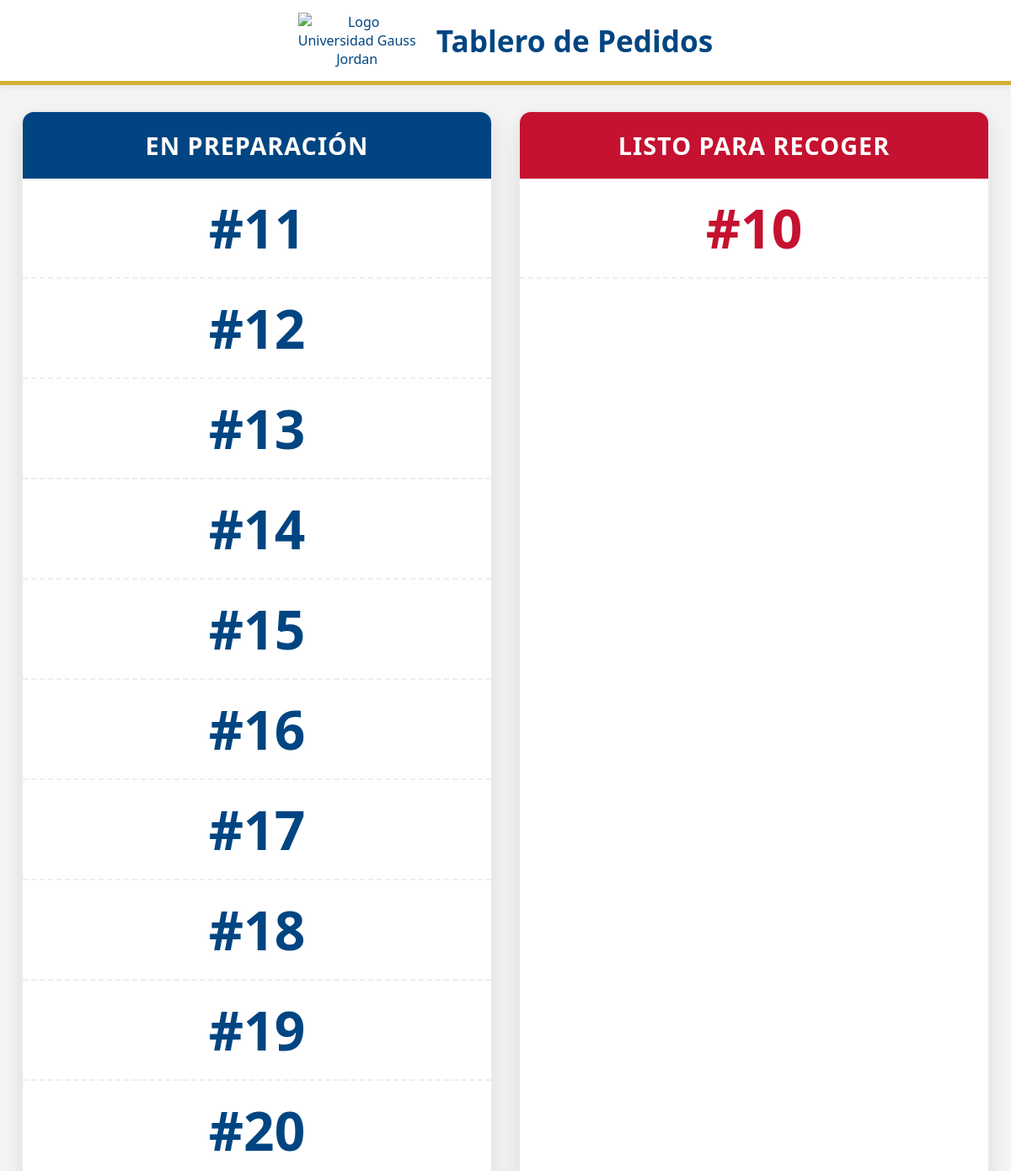
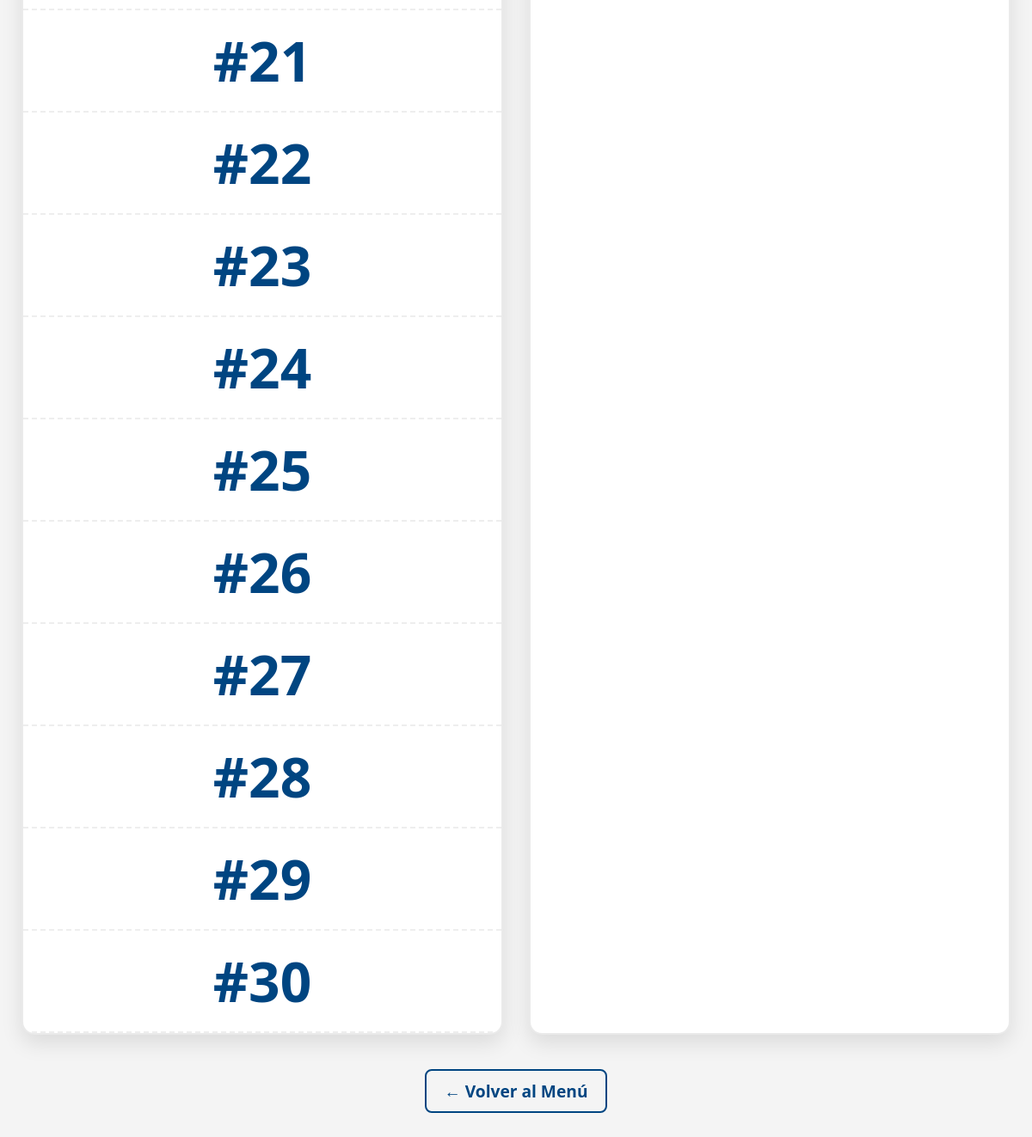
Page /pedidos on the earlier database version (2 pictures, top to bottom).
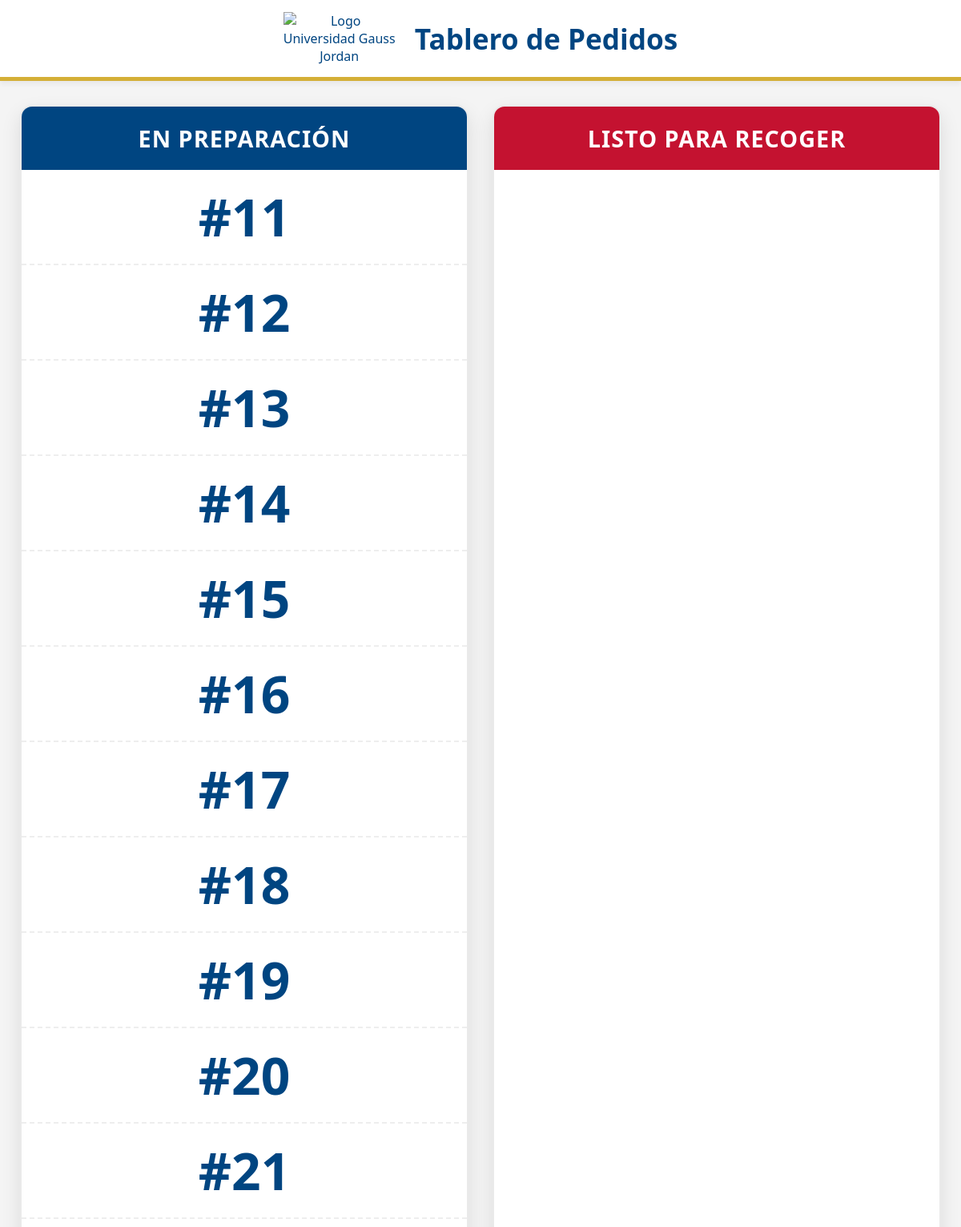
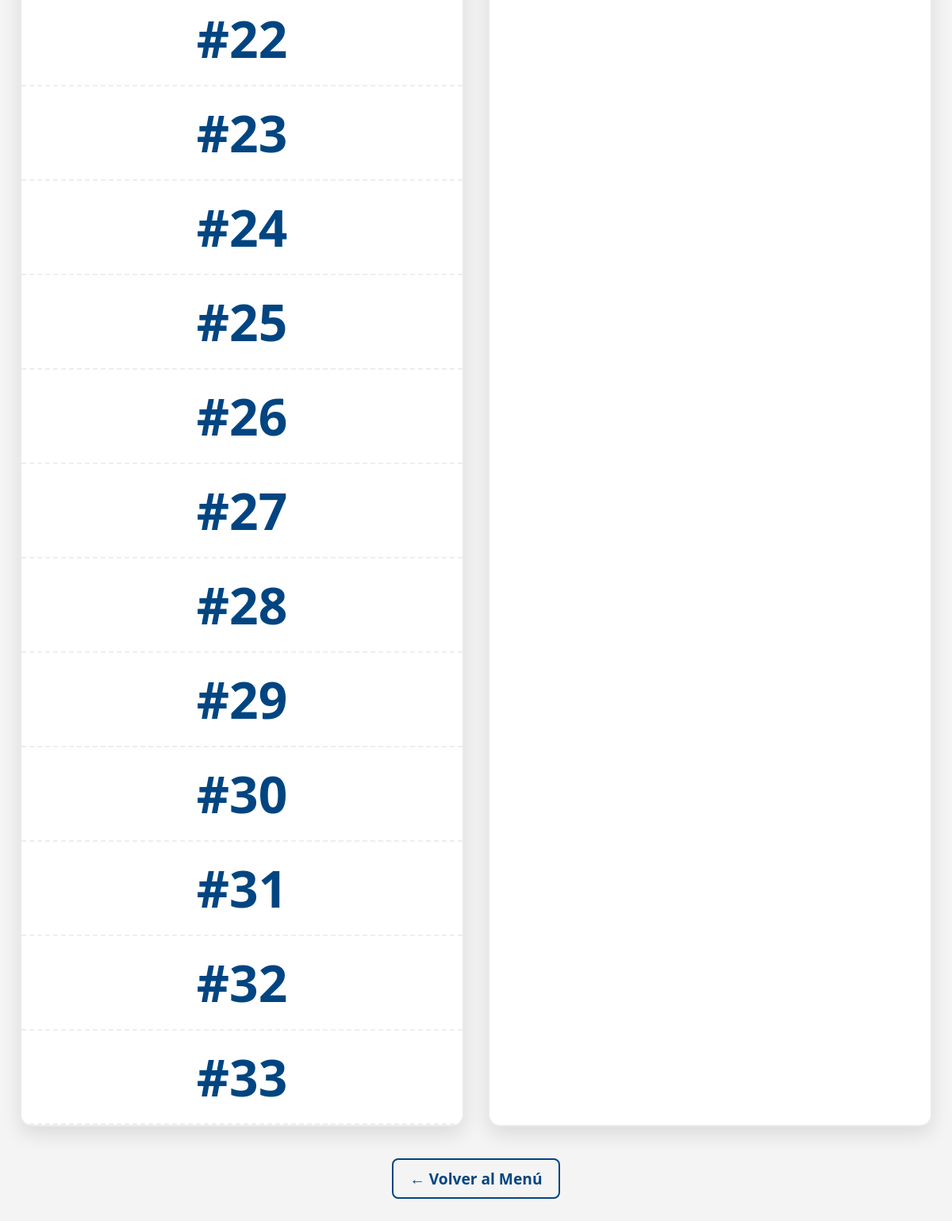
Same page on the later database version (2 pictures, top to bottom).
### tables this page shows
CREATE TABLE Pedidos (
        id_pedido INTEGER PRIMARY KEY AUTOINCREMENT,
        nombre_cliente TEXT,
        producto TEXT,           
        fecha_pedido DATE,
        hora_pedido TIME,
        estado TEXT,
        metodo_pago TEXT,
        hora_pago TIME,
        total REAL,
        timestamp_listo TEXT   -- <--- NUEVA COLUMNA PARA EL CRONÓMETRO DE 5 MIN
    );

### rutas/cocina.py (the view)
@cocina_bp.route("/pedidos")
def ver_pedidos():
    conexion = conectar_db()
    cursor = conexion.cursor()
    cursor.execute("SELECT id_pedido, timestamp_listo FROM Pedidos WHERE estado='Listo'")
    listos = cursor.fetchall()
    ahora = datetime.datetime.now()
    for pedido in listos:
        id_pedido = pedido[0]
        timestamp_str = pedido[1]
        if timestamp_str:
            tiempo_listo = datetime.datetime.strptime(timestamp_str, "%Y-%m-%d %H:%M:%S")
            if (ahora - tiempo_listo).total_seconds() >= 300:
                cursor.execute("UPDATE Pedidos SET estado='Entregado' WHERE id_pedido=?", (id_pedido,))
    conexion.commit()
    cursor.execute("SELECT id_pedido, nombre_cliente, producto, estado FROM Pedidos WHERE estado != 'Entregado' ORDER BY id_pedido ASC")
    pedidos = cursor.fetchall()
    conexion.close()
    return render_template("pedidos.html", pedidos=pedidos)

### db_manager.py (called while the page is built)
def conectar_db():
    return sqlite3.connect("database.db", check_same_thread=False)

### templates/pedidos.html (shortened to what this page needs)
<!DOCTYPE html>
<html lang="es">
<head>
</head>
<body>
    <div class="header">
        <img src="https://gaussjordan.edu.mx/images/rrss/logo.webp" alt="Logo Universidad Gauss Jordan" class="logo">
        <h1>Tablero de Pedidos</h1>
    </div>
    <div class="tablero">
        <div class="columna">
    <h2 class="titulo-preparacion">En preparación</h2>
    <ul class="lista-ids" id="lista-preparacion">
        {% for pedido in pedidos %}
            {% if pedido[3] == 'Pendiente' %}
                <li class="preparacion-item">#{{ pedido[0] }}</li>
            {% endif %}
        {% endfor %}
    </ul>
</div>
        <div class="columna">
    <h2 class="titulo-listo">Listo para recoger</h2>
    <ul class="lista-ids" id="lista-listo">
        {% for pedido in pedidos %}
            {% if pedido[3] == 'Listo' %}
                <li class="listo-item">#{{ pedido[0] }}</li>
            {% endif %}
        {% endfor %}
    </ul>
</div>
    </div>
    <a href="/" class="volver-btn">← Volver al Menú</a>
</body>
</html>

### templates/pedidos.html (style rules this page uses)
body { font-family: 'Segoe UI', Tahoma, Geneva, Verdana, sans-serif; margin: 0; text-align: center; background-color: #f4f4f4; }
.header { background-color: white; color: #004581; padding: 15px; border-bottom: 5px solid #D4AF37; box-shadow: 0 4px 6px rgba(0,0,0,0.05); }
.logo { max-width: 140px; vertical-align: middle; }
.header h1 { display: inline-block; margin: 0 0 0 20px; vertical-align: middle; font-size: 2.2em; }
.tablero { display: flex; justify-content: space-around; padding: 30px 20px; max-width: 1200px; margin: 0 auto; gap: 20px; }
.columna { width: 48%; background: white; border-radius: 15px; box-shadow: 0 10px 25px rgba(0,0,0,0.1); min-height: 70vh; overflow: hidden; border: 2px solid #eaeaea; }
.titulo-preparacion { background-color: #004581; color: white; padding: 20px; margin: 0; font-size: 1.8em; letter-spacing: 1px; text-transform: uppercase; }
.titulo-listo { background-color: #C41230; color: white; padding: 20px; margin: 0; font-size: 1.8em; letter-spacing: 1px; text-transform: uppercase; }
.lista-ids { list-style: none; padding: 0; font-size: 4em; font-weight: bold; margin: 0; }
.lista-ids li { padding: 15px 0; border-bottom: 2px dashed #eee; display: flex; justify-content: center; align-items: center; }
.preparacion-item { color: #004581; }
.volver-btn { display: inline-block; margin-top: 10px; margin-bottom: 30px; color: #004581; text-decoration: none; font-weight: bold; font-size: 1.2em; padding: 10px 20px; border: 2px solid #004581; border-radius: 8px; transition: 0.3s; }

Differences in the rows shown:
no longer on this page (row edited): Pedidos: id_pedido "10", shown under "LISTO PARA RECOGER"
added Pedidos: id_pedido "31", shown under "EN PREPARACIÓN"
added Pedidos: id_pedido "32", shown under "EN PREPARACIÓN"
added Pedidos: id_pedido "33", shown under "EN PREPARACIÓN"
